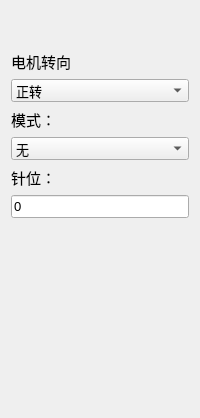
              <widget class="QWidget" name="turning">
               <layout class="QVBoxLayout" name="verticalLayout_5">
                <property name="topMargin">
                 <number>50</number>
                </property>
                <property name="bottomMargin">
                 <number>200</number>
                </property>
                <item>
                 <widget class="QLabel" name="label_26">
                  <property name="font">
                   <font>
                    <family>MS Shell Dlg 2</family>
                    <pointsize>11</pointsize>
                    <weight>50</weight>
                    <bold>false</bold>
                   </font>
                  </property>
                  <property name="text">
                   <string>电机转向</string>
                  </property>
                 </widget>
                </item>
                <item>
                 <widget class="QComboBox" name="m_motoDirect">
                  <property name="sizePolicy">
                   <sizepolicy hsizetype="Preferred" vsizetype="Fixed">
                    <horstretch>0</horstretch>
                    <verstretch>0</verstretch>
                   </sizepolicy>
                  </property>
                  <property name="minimumSize">
                   <size>
                    <width>0</width>
                    <height>0</height>
                   </size>
                  </property>
                  <property name="maximumSize">
                   <size>
                    <width>16777215</width>
                    <height>16777215</height>
                   </size>
                  </property>
                  <property name="font">
                   <font>
                    <pointsize>10</pointsize>
                   </font>
                  </property>
                  <property name="styleSheet">
                   <string notr="true"/>
                  </property>
                  <item>
                   <property name="text">
                    <string>正转</string>
                   </property>
                  </item>
                  <item>
                   <property name="text">
                    <string>反转</string>
                   </property>
                  </item>
                 </widget>
                </item>
                <item>
                 <widget class="QLabel" name="label_25">
                  <property name="font">
                   <font>
                    <family>MS Shell Dlg 2</family>
                    <pointsize>11</pointsize>
                    <weight>50</weight>
                    <bold>false</bold>
                   </font>
                  </property>
                  <property name="text">
                   <string>模式：</string>
                  </property>
                 </widget>
                </item>
                <item>
                 <widget class="QComboBox" name="m_motoMode">
                  <property name="sizePolicy">
                   <sizepolicy hsizetype="Preferred" vsizetype="Fixed">
                    <horstretch>0</horstretch>
                    <verstretch>0</verstretch>
                   </sizepolicy>
                  </property>
                  <property name="minimumSize">
                   <size>
                    <width>0</width>
                    <height>0</height>
                   </size>
                  </property>
                  <property name="maximumSize">
                   <size>
                    <width>16777215</width>
                    <height>16777215</height>
                   </size>
                  </property>
                  <property name="font">
                   <font>
                    <pointsize>10</pointsize>
                   </font>
                  </property>
                  <item>
                   <property name="text">
                    <string>无</string>
                   </property>
                  </item>
                  <item>
                   <property name="text">
                    <string>转矩</string>
                   </property>
                  </item>
                  <item>
                   <property name="text">
                    <string>增/减</string>
                   </property>
                  </item>
                  <item>
                   <property name="text">
                    <string>到零</string>
                   </property>
                  </item>
                  <item>
                   <property name="text">
                    <string>到针</string>
                   </property>
                  </item>
                 </widget>
                </item>
                <item>
                 <widget class="QLabel" name="m_motoNeedl">
                  <property name="font">
                   <font>
                    <family>MS Shell Dlg 2</family>
                    <pointsize>11</pointsize>
                    <weight>50</weight>
                    <bold>false</bold>
                   </font>
                  </property>
                  <property name="text">
                   <string>针位：</string>
                  </property>
                 </widget>
                </item>
                <item>
                 <widget class="QLineEdit" name="m_motoNeedlValve">
                  <property name="sizePolicy">
                   <sizepolicy hsizetype="Preferred" vsizetype="Fixed">
                    <horstretch>0</horstretch>
                    <verstretch>0</verstretch>
                   </sizepolicy>
                  </property>
                  <property name="minimumSize">
                   <size>
                    <width>0</width>
                    <height>0</height>
                   </size>
                  </property>
                  <property name="maximumSize">
                   <size>
                    <width>16777215</width>
                    <height>16777215</height>
                   </size>
                  </property>
                  <property name="font">
                   <font>
                    <pointsize>10</pointsize>
                   </font>
                  </property>
                  <property name="styleSheet">
                   <string notr="true"/>
                  </property>
                  <property name="text">
                   <string>0</string>
                  </property>
                 </widget>
                </item>
               </layout>
              </widget>
